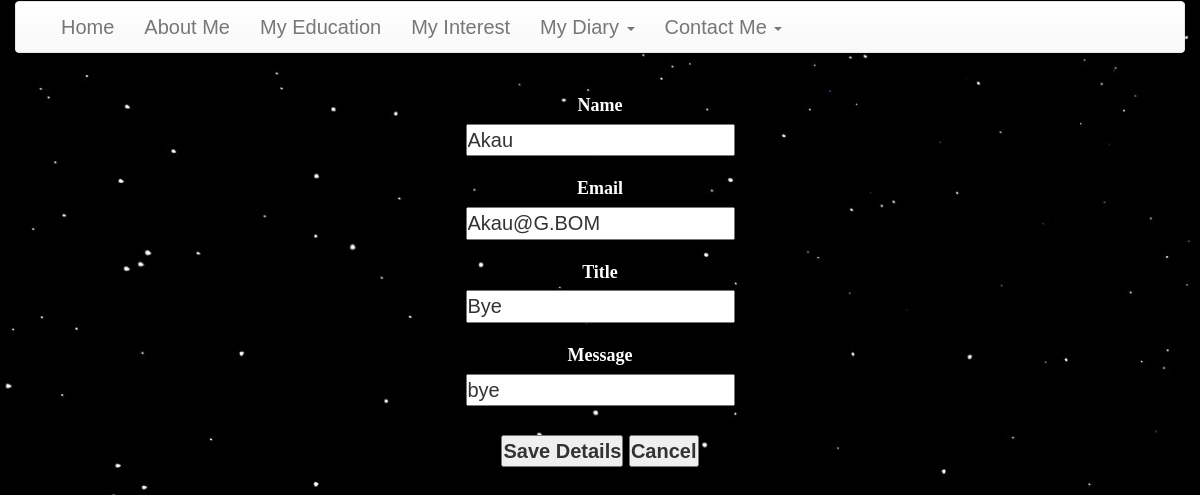
The app's page /cms/edit_contact.php?edit_id=3 with its own data.
### tables this page shows
CREATE TABLE IF NOT EXISTS `se_1703648_contact` (
  `id` int(11) NOT NULL AUTO_INCREMENT,
  `Name` varchar(255) DEFAULT NULL,
  `Email` varchar(255) DEFAULT NULL,
  `Title` varchar(255) DEFAULT NULL,
  `Message` text DEFAULT NULL,
  `status` enum('0','1') DEFAULT NULL,
  `date` date NOT NULL DEFAULT current_timestamp(),
  PRIMARY KEY (`id`)
);

### cms/edit_contact.php (the view, shortened to what this page needs)
<?php include 'include/header.php'; ?>
<?php include 'include/nav.php'; ?>
<?php
include_once 'dbconfig.php';
if(isset($_GET['edit_id']))
{
 $sql_query="SELECT * FROM se_1703648_contact WHERE id=".$_GET['edit_id'];
 $result_set=mysqli_query($con,$sql_query);
 $fetched_row=mysqli_fetch_array($result_set,MYSQLI_ASSOC);
}
  ?>
<!DOCTYPE html PUBLIC "-//W3C//DTD XHTML 1.0 Transitional//EN" "http://www.w3.org/TR/xhtml1/DTD/xhtml1-transitional.dtd">
<html xmlns="http://www.w3.org/1999/xhtml">
<head>
<link rel="stylesheet" href="style.css" type="text/css" />
</head>
<body>
<center>
<div class="form-container">
    <form method="post" enctype="multipart/form-data" >
            <div class="input-row">
                <label style="padding-top: 20px; color: white; font-size: 18px; font-family: Verdana;">Name</label> <br /> <input
                    type="text" class="input-field" name="Name"
                    id="Name"  value="<?php echo $fetched_row['Name'] ?>"/>
            </div>
            <div class="input-row">
                <label style="padding-top: 20px; color: white; font-size: 18px; font-family: Verdana;">Email</label> <br /> <input
                    type="text" class="input-field" name="Email"
                    id="Email" value="<?php echo $fetched_row['Email'] ?>"/>
            </div>
            <div class="input-row">
                <label style="padding-top: 20px; color: white; font-size: 18px; font-family: Verdana;">Title</label> <br /> <input
                    type="text" class="input-field" name="Title"
                    id="Title" value="<?php echo $fetched_row['Title'] ?>"/>
            </div>
            <div class="input-row">
                <label style="padding-top: 20px; color: white; font-size: 18px; font-family: Verdana;">Message</label> <br /> <input
                    type="textarea" class="input-field" name="Message"
                    id="Message" value="<?php echo $fetched_row['Message'] ?>"/>
            </div>
<br>
<button type="submit" name="btn-update"><strong>Save Details</strong></button>
    <button type="submit" name="btn-cancel"><strong>Cancel</strong></button>
    </form>
    </div>
<br>
</center>
</body>
</html>

### cms/css/styles.css (style rules this page uses)
* { margin:0; padding:0; }
body { background:#f9f9f9; font-family:"Courier New", Courier, monospace; }

### lab7_crud/style.css (style rules this page uses)
body { font-family: "Trebuchet MS", Arial, Helvetica, sans-serif; border-collapse: collapse; width: 100%; font-size: 20px; }

### cms/include/nav.php (style rules this page uses)
body { background-image: url("img/dark.jpg"); background-repeat: no-repeat; background-size: cover; }

### records on screen
se_1703648_contact: Name "Akau", Email "Akau@G.BOM", Title "Bye", Message "bye"
